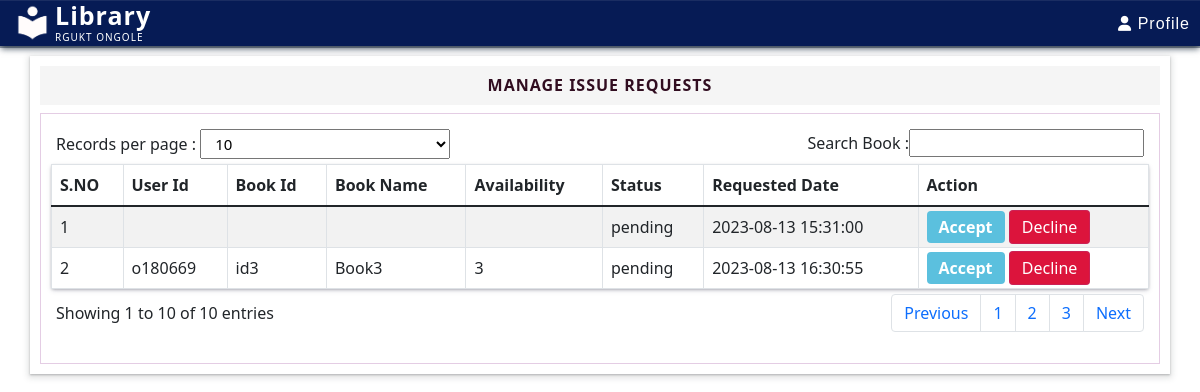
The page /admin/issuerequests.php on the database its author committed.
### tables this page shows
CREATE TABLE `issuerequests` (
  `Userid` varchar(50) DEFAULT NULL,
  `Bookid` varchar(60) DEFAULT NULL,
  `Bookname` varchar(100) DEFAULT NULL,
  `Requestdate` datetime DEFAULT NULL ON UPDATE current_timestamp(),
  `Issuedate` timestamp NULL DEFAULT NULL,
  `Returndate` timestamp NULL DEFAULT NULL,
  `Status` varchar(50) DEFAULT NULL
);

CREATE TABLE `books` (
  `Bookname` varchar(100) NOT NULL,
  `Authorname` varchar(100) NOT NULL,
  `Referenceno` varchar(50) NOT NULL,
  `Category` varchar(50) NOT NULL,
  `Bookcount` int(255) NOT NULL,
  `Bookimage` varchar(255) NOT NULL,
  `Bookid` varchar(50) DEFAULT NULL
);

### admin/issuerequests.php (the view, shortened to what this page needs)
<?php include_once("bootstrap.php") ?>
<?php include_once("titlebar.php") ?>
<?php
require('dbconnect.php');
?>
<div class="issuerequests container">
	<div class="issuerequests-content">
		<div class="ss-name">
			<h2 class="ss-header">MANAGE ISSUE REQUESTS</h2>
		</div>
		<div class="dashboard-ss">
			<div class="sss">
				<div class="sss-select">
					<label>Records per page : </label>
					<select>
					    <option value="10">10</option>
				  	</select>
				</div>
				<div class="sss-search">
					<label>Search Book :  </label><input type="text" name="booksearch">
				</div>
			</div>
			<div class="sss-table">
				<table class="table table-striped table-bordered table-hover">
					<thead>
	                    <tr id="mng-issued-requests-thead">
	                        <th id="slno">S.NO</th>
	                        <th>User Id</th>
	                        <th id="book-name">Book Id</th>
	                        <th id="availability">Book Name</th>
	                        <th id="availability">Availability</th>
	                        <th id="issued-date">Status</th>
	                        <th id="issued-date">Requested Date</th>
	                        <th id="action">Action</th>
	                    </tr>
                	</thead>
                	<tbody id="mngissuedrequests-trow">
            		<?php
						$sql = "select * from Library.issuerequests where Status='pending'";
						$result = $conn->query($sql);
						if ($result->num_rows > 0) {
							$i = 1;
							while($row = $result->fetch_assoc()) {
								$x = $row["Bookid"];
								$bookavail = "select Bookcount from Library.books where Bookid='$x'";
								$avail = $conn->query($bookavail);
								$av = $avail->fetch_array()[0] ?? '';
				    			echo "<tr>
					                    <td>".$i."</td>
					            		<td>".$row["Userid"]."</td>
					            		<td>".$row["Bookid"]."</td>
					            		<td>".$row["Bookname"]."</td>
					            		<td>".$av."</td>
					            		<td>".$row["Status"]."</td>
					            		<td>".$row["Requestdate"]."</td>
					            		<td>
				                			<div class='tableactions'>
				                				<a href=\"accept.php?id1=".$row['Bookid']."&id2=".$row['Userid']."\" class='editbtn'>Accept</a>
				                				<a href='' class='decline'>Decline</a>
				                			</div>
				                		</td>
					            	</tr>";
					            $i++;
					  		}
						}
					?>
                	</tbody>
				</table>
			</div>
			<div class="ssss">
				<div class="ssss-left">
					<p>Showing 1 to 10 of 10 entries</p>
				</div>
				<div class="ssss-right">
					<div class="lib__pgn"><nav aria-label="Page navigation example">
					  <ul class="pagination">
					    <li class="page-item"><a class="page-link" href="#">Previous</a></li>
					    <li class="page-item"><a class="page-link" href="#">1</a></li>
					    <li class="page-item"><a class="page-link" href="#">2</a></li>
					    <li class="page-item"><a class="page-link" href="#">3</a></li>
					    <li class="page-item"><a class="page-link" href="#">Next</a></li>
					  </ul>
					</nav></div>
				</div>
			</div>
		</div>
	</div>
</div>

### admin/admin.css (style rules this page uses)
* { box-sizing: border-box; padding: 0; margin: 0; }
.dashboard-ss { padding: 10px; border: 1px solid #9494; height: auto; }
.sss select { width: 250px; }
.table { margin: 0; }
.sss { padding: 5px; display: flex; justify-content: space-between; }
.sss-table { box-shadow: rgba(50, 50, 93, 0.25) 0px 2px 5px -1px, rgba(0, 0, 0, 0.3) 0px 1px 3px -1px; }
.ssss { padding: 5px; display: flex; justify-content: space-between; align-items: center; }
.form-content input,select { outline: none; width: 400px; padding: 3px 10px; font-size: 15px; }
.add-book-btn,.issue-book-btn,.editbtn { color: white; border-color: #46b8da; background-color: #5bc0de; margin-top: 0px; padding:5px 12px; border: 0px solid transparent; border-radius: 4px; font-weight: bold; text-decoration: none; }
.tableactions .decline { color: white; background-color: crimson; border: 1px solid #9494; padding: 5px 12px; text-decoration: none; border-radius: 4px; }
.ss-header { text-align: center; font-size: 16px; padding: 10px; background-color: whitesmoke; text-transform: uppercase; color: #310D20; letter-spacing: 1px; font-weight: bolder; }
.dashboard-ss { padding: 10px; border: 1px solid #9494; }
.sss-table { overflow-x: auto; }
.issue-form-content input,select { outline: none; width: 400px; padding: 3px 10px; font-size: 15px; }
.dashboard,.admin-books,.mngbooks,.issuebook,.mngissue,.ad-profile,.mngstudents,.mngfaculty,.currentissue,.issuerequests,.renewalrequests,.recomendations,.allbooks { margin-top: 10px; margin-bottom: 50px; padding: 10px; height: auto; box-shadow: rgba(60, 64, 67, 0.3) 0px 1px 2px 0px, rgba(60, 64, 67, 0.15) 0px 2px 6px 2px; }

### rows shown on the page
issuerequests: Status "pending", Requestdate "2023-08-13 15:31:00"
issuerequests: Userid "o180669", Bookid "id3", Bookname "Book3", books.Bookcount "3", Status "pending", Requestdate "2023-08-13 16:30:55"
